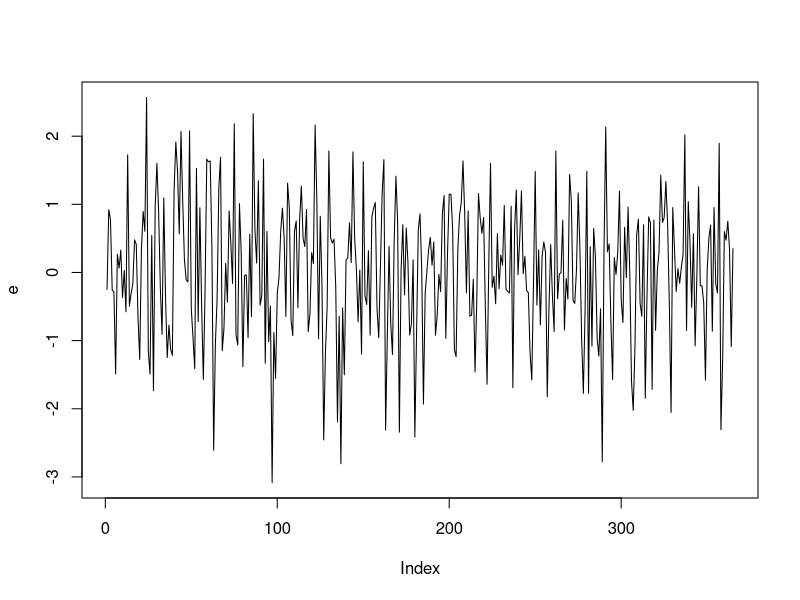
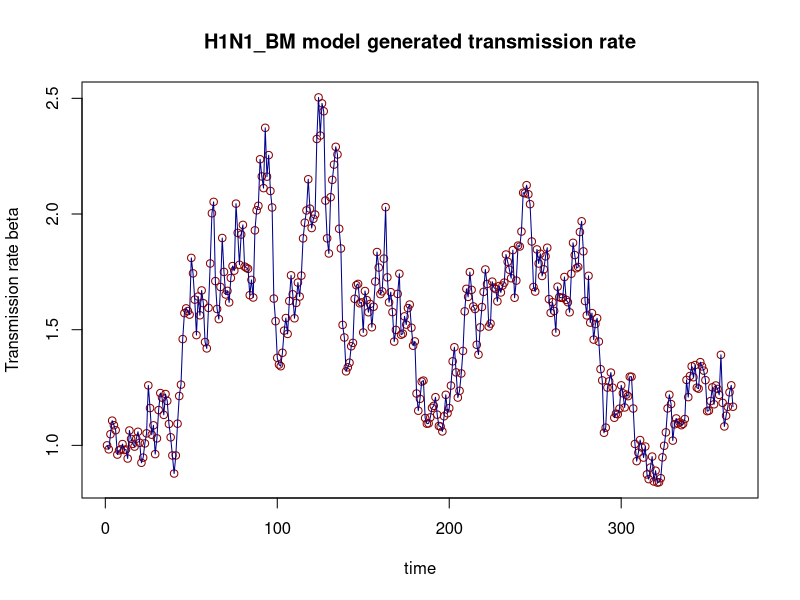
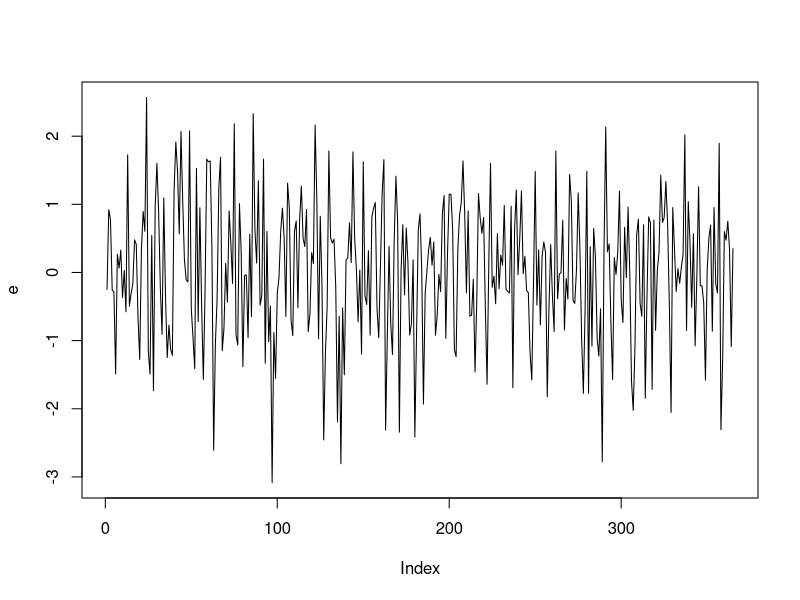
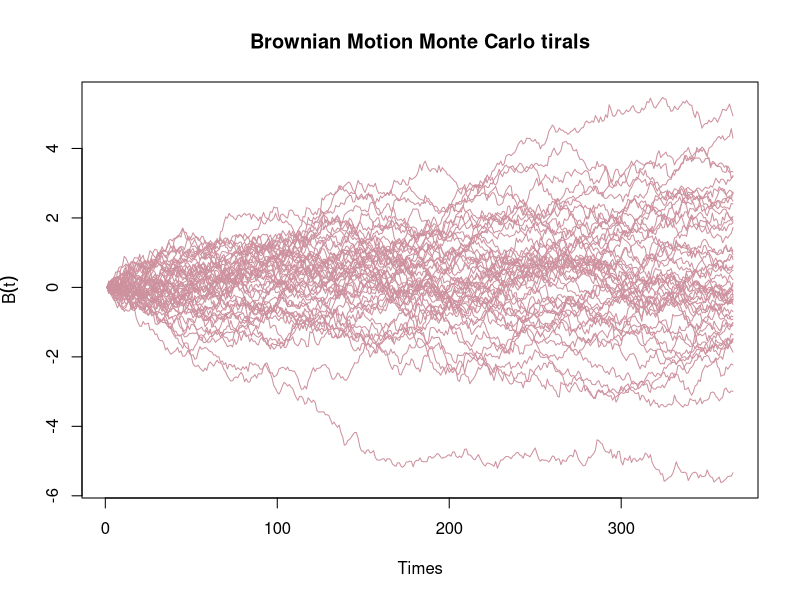
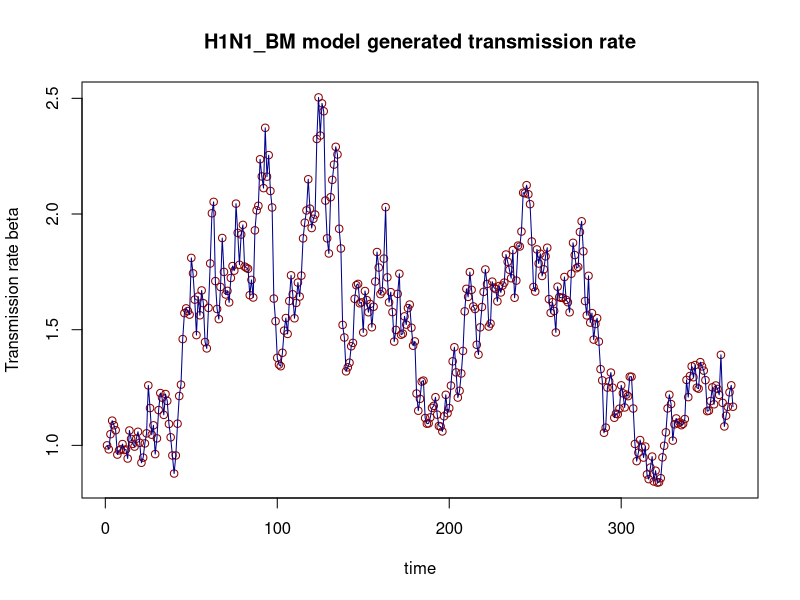
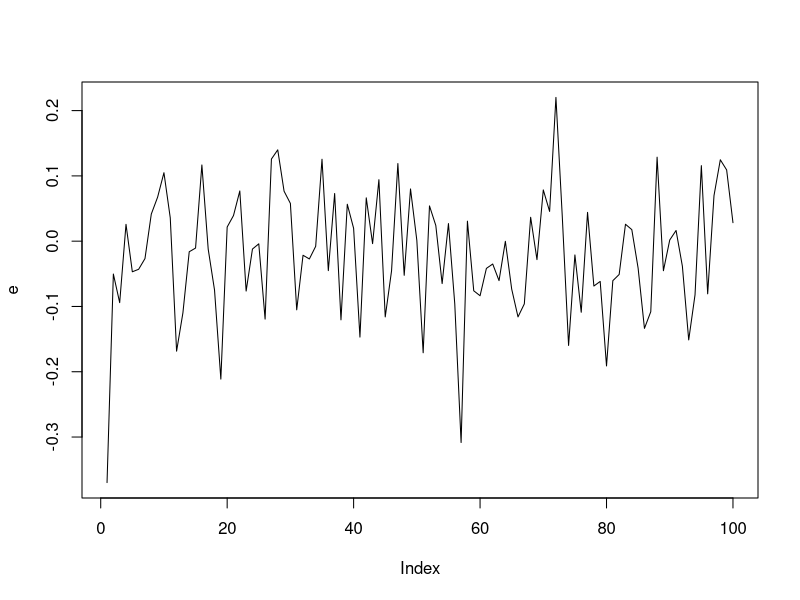
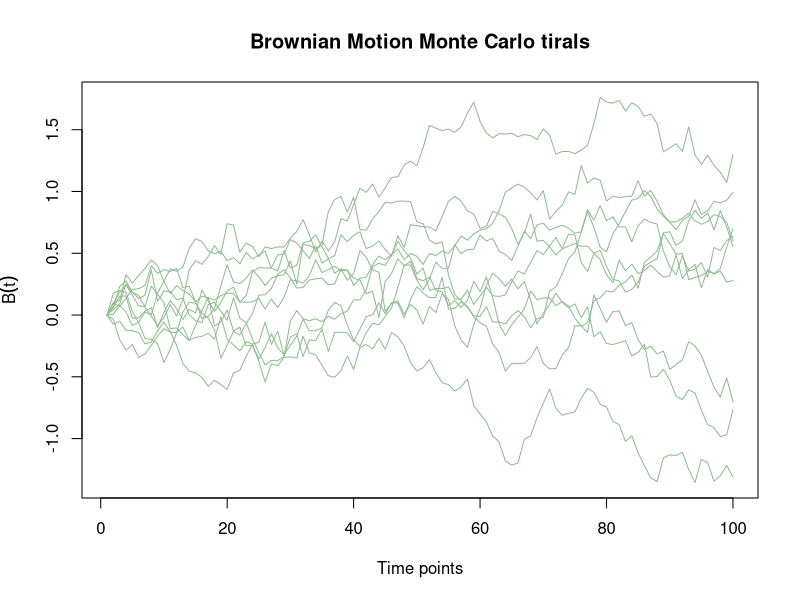
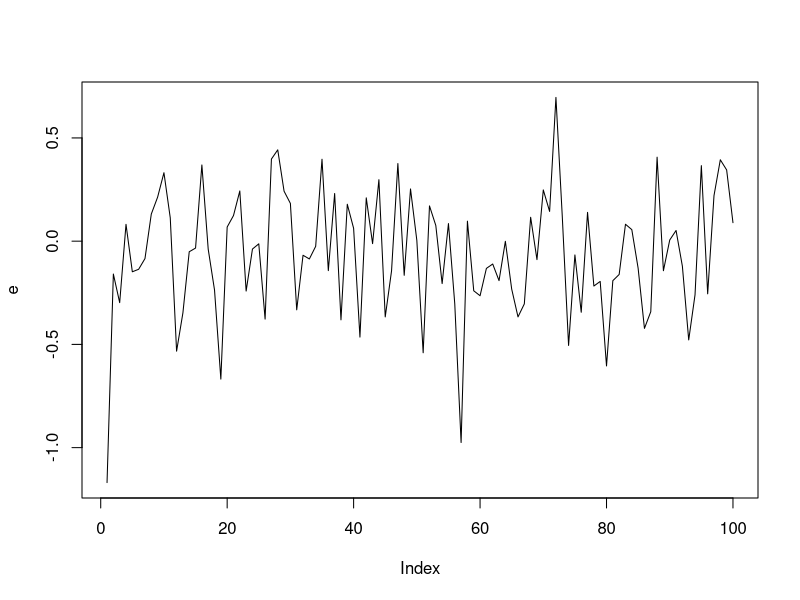

These figures' R source, in order: (Note: this script raises an error after producing the figures.)
## ---- chunk 1
#Use log_normal obs dis-method 1
rm(list=ls())
require(deSolve)
set.seed(5204) 
times <- 1:365
sigma=0.07
## first, simulate a set of random deviates
# e <- rnorm(n = length(times) , sd = 1)
e <- rnorm(n = length(times) ,mean=0, sd = 1)
plot(e,type='l')
ornstein_uhlenbeck <- function(n,x0,lens,e){
  dt <- 1
  x<-vector(length=lens)
  for (i in 1:n) {
    if (i==1){x[i]=x0}
    else{
      x[i]  <-  x[i-1] + e[i-1]}
  }
  
  return(x)
}
tims=365
times = 1:tims
x = ornstein_uhlenbeck(tims, x0=0, tims,e)
# write.csv(e,"simulateh1n1x2.csv")
beta<- exp(sigma*x)
# plot(beta,type='l')
plot(beta,type='p',ylab="Transmission rate beta",xlab="time",col="darkred",main="H1N1_BM model generated transmission rate")
lines(beta,col="darkblue")
# write.csv(beta,"simulateh1n1beta2.csv")
## ---- chunk 2
#Use log_normal obs dis-method 2: correct
rm(list=ls())
require(deSolve)
set.seed(5204)
## first, simulate a set of random deviates
tims=365
times = 1:tims
e <- rnorm(n = length(times) ,mean=0, sd = 1)
plot(e,type='l')
ornstein_uhlenbeck <- function(n,sigma,x0,lens,e){
  dt <- 1
  x<-vector(length=lens)
  for (i in 1:n) {
    if (i==1){x[i]=x0}
    else{
      x[i]  <-  x[i-1] + sigma*e[i-1]}
  }
  
  return(x)
}
# e = rnorm(n = length(times) , sd = 1)
x = ornstein_uhlenbeck(tims, sigma=0.07,x0=0, tims,e)
e<-replicate(n=50, ornstein_uhlenbeck(tims, sigma=0.1,x0=0, tims,rnorm(n = length(times) , sd = 1)))
tim<-replicate(n=50,times)
es = ncol(e)

for (i in 1:es) {
  if (i == 1){
    plot(e[,1], col="pink3", type = "l",
         ylim = c(min(e), max(e)),
         xlab = 'Times', ylab = expression(B(t)),main="Brownian Motion Monte Carlo tirals")
  }
  else{
    lines(e[,i], col="pink3")
  }
}

beta<- exp(x)

plot(beta,type='p',ylab="Transmission rate beta",xlab="time",col="darkred",main="H1N1_BM model generated transmission rate")
lines(beta,col="darkblue")

## ---- chunk 3
#Use log_normal obs dis-method 2: general case-web check 1
rm(list=ls())
set.seed(531)
## first, simulate a set of random deviates: Time=1, n=lens=100 partitions, delta t=1/100
tims=1
times<-seq(0.01,1,1/100)
e <- rnorm(n = 100 ,mean=0, sd = sqrt(1/100))
plot(e,type='l')
ornstein_uhlenbeck <- function(T,n,x0,lens,e){
  dt <- T/n
  x<-vector(length=lens)
  for (i in 1:n) {
    if (i==1){x[i]=x0}
    else{
      x[i]  <-  x[i-1] + e[i-1]}
  }
  
  return(x)
}

# e = rnorm(n = length(times) , sd = 1)
# x = ornstein_uhlenbeck(tims, sigma=0.07,x0=0, tims,e)
e<-replicate(n=10, ornstein_uhlenbeck(T=1,n=100, x0=0, 100,rnorm(n = 100 , sd = sqrt(1/100))))
tim<-replicate(n=10,times)
es = ncol(e)

for (i in 1:es) {
  if (i == 1){
    plot(e[,1], col="darkseagreen", type = "l",
         ylim = c(min(e), max(e)),
         xlab = 'Time points', ylab = expression(B(t)),main="Brownian Motion Monte Carlo tirals")
  }
  else{
    lines(e[,i], col="darkseagreen")
  }
}
## ---- chunk 4
#Use log_normal obs dis-method 2: general case-web check 2
rm(list=ls())
set.seed(531)
## first, simulate a set of random deviates: Time=10, n=lens=100 partitions, delta t=10/100
tims=10
times<-seq(0.1,10,10/100) 

e <- rnorm(n = 100 ,mean=0, sd = sqrt(10/100))
plot(e,type='l')
ornstein_uhlenbeck <- function(T,n,x0,lens,e){
  dt <- T/n
  x<-vector(length=lens)
  for (i in 1:n) {
    if (i==1){x[i]=x0}
    else{
      x[i]  <-  x[i-1] + e[i-1]}
  }
  
  return(x)
}

# e = rnorm(n = length(times) , sd = 1)
# x = ornstein_uhlenbeck(tims, sigma=0.07,x0=0, tims,e)
e<-replicate(n=50, ornstein_uhlenbeck(T=10,n=100, x0=0, 100,rnorm(n = 100 , sd = sqrt(10/100))))
tim<-replicate(n=50,times)
es = ncol(e)

for (i in 1:es) {
  if (i == 1){
    plot(e[,1], col="darkseagreen", type = "l",
         ylim = c(min(e), max(e)),
         xlab = 'Time points', ylab = expression(B(t)),main="Brownian Motion Monte Carlo tirals")
  }
  else{
    lines(e[,i], col="darkseagreen")
  }
}
for (i in 1:es) {
  if (i == 1){
    plot(e[,1]/tim[,1], col="cornflowerblue", type = "l",
         ylim = c(min(e), max(e)),
         xlab = 'Time points', ylab = expression(B(t)/t),main="Brownian Motion long-time behaviour ")
  }
  else{
    lines(e[,i]/tim[,i], col="cornflowerblue")
  }
}
## ---- chunk 5
#Use log_normal obs dis-method 2: general case-web check 3
rm(list=ls())
set.seed(531)
## first, simulate a set of random deviates: Time=500, n=lens=5000 partitions, delta t=500/5000
tims=500
times<-seq(0.1,500,500/5000)

e <- rnorm(n = 5000 ,mean=0, sd = sqrt(500/5000))
plot(e,type='l')
ornstein_uhlenbeck <- function(T,n,x0,lens,e){
  dt <- T/n
  x<-vector(length=lens)
  for (i in 1:n) {
    if (i==1){x[i]=x0}
    else{
      x[i]  <-  x[i-1] + e[i-1]}
  }
  
  return(x)
}

# e = rnorm(n = length(times) , sd = 1)
# x = ornstein_uhlenbeck(tims, sigma=0.07,x0=0, tims,e)
e<-replicate(n=100, ornstein_uhlenbeck(T=500,n=5000, x0=0, lens=5000,e=rnorm(n = 5000 , sd = sqrt(500/5000))))
tim<-replicate(n=100,times)
es = ncol(e)

for (i in 1:es) {
  if (i == 1){
    plot(e[,1], col="darkseagreen", type = "l",
         ylim = c(min(e), max(e)),
         xlab = 'Time points', ylab = expression(B(t)),main="Brownian Motion Monte Carlo tirals")
  }
  else{
    lines(e[,i], col="darkseagreen")
  }
}
for (i in 1:es) {
  if (i == 1){
    plot(e[,1]/tim[,1], col="cornflowerblue", type = "l",
         ylim = c(min(e), max(e)),
         xlab = 'Time points', ylab = expression(B(t)/t),main="Brownian Motion long-time behaviour ")
  }
  else{
    lines(e[,i]/tim[,i], col="cornflowerblue")
  }
}
## ---- chunk 6
#Use log_normal obs dis-method 3: cumsum questionable
set.seed(5204)
rm(list=ls())
require(deSolve)
times <- 1:365
sigma <- 0.07
# first, simulate a set of random deviates
e <- rnorm(n = length(times) , sd = 1)
# # now compute their cumulative sum
# e <- c(0, cumsum(e))
e <- cumsum(e)
plot(e,type='l')
beta<- exp(sigma*e)
plot(beta,type='p',ylab="Transmission rate beta",xlab="time",col="darkred",main="H1N1_BM model generated transmission rate")
lines(beta,col="darkblue")
## ---- chunk 7
#Use log_normal obs dis-method 3: general case-web check 1
rm(list=ls())
# set.seed(531)
## first, simulate a set of random deviates: Time=1, n=lens=100 partitions, delta t=1/100
tims=1
times<-seq(0.01,1,1/100)
e <- rnorm(n = 100 ,mean=0, sd = sqrt(1/100))
plot(e,type='l')

e<-replicate(n=10,cumsum(rnorm(n = 100 , sd = sqrt(1/100))))
tim<-replicate(n=10,times)
es = ncol(e)

for (i in 1:es) {
  if (i == 1){
    plot(e[,1], col="darkseagreen", type = "l",
         ylim = c(min(e), max(e)),
         xlab = 'Time points', ylab = expression(B(t)),main="Brownian Motion Monte Carlo tirals")
  }
  else{
    lines(e[,i], col="darkseagreen")
  }
}
## ---- chunk 8
#Use log_normal obs dis-method 3: general case-web check 2
rm(list=ls())
set.seed(531)
## first, simulate a set of random deviates: Time=10, n=lens=100 partitions, delta t=10/100
tims=10
times<-seq(0.1,10,10/100) 

e <- rnorm(n = 100 ,mean=0, sd = sqrt(10/100))
plot(e,type='l')
e<-replicate(n=50,cumsum(rnorm(n = 100 , sd = sqrt(10/100))))
tim<-replicate(n=50,times)
es = ncol(e)

for (i in 1:es) {
  if (i == 1){
    plot(e[,1], col="darkseagreen", type = "l",
         ylim = c(min(e), max(e)),
         xlab = 'Time points', ylab = expression(B(t)),main="Brownian Motion Monte Carlo tirals")
  }
  else{
    lines(e[,i], col="darkseagreen")
  }
}
for (i in 1:es) {
  if (i == 1){
    plot(e[,1]/tim[,1], col="cornflowerblue", type = "l",
         ylim = c(min(e), max(e)),
         xlab = 'Time points', ylab = expression(B(t)/t),main="Brownian Motion long-time behaviour ")
  }
  else{
    lines(e[,i]/tim[,i], col="cornflowerblue")
  }
}
## ---- chunk 9
#Use log_normal obs dis-method 3: general case-web check 3
rm(list=ls())
# set.seed(531)
## first, simulate a set of random deviates: Time=500, n=lens=5000 partitions, delta t=500/5000
tims=500
times<-seq(0.1,500,500/5000)

e <- rnorm(n = 5000 ,mean=0, sd = sqrt(500/5000))
plot(e,type='l')

e<-replicate(n=5000,cumsum(rnorm(n = 5000 , sd = sqrt(500/5000))))
tim<-replicate(n=5000,times)
es = ncol(e)

for (i in 1:es) {
  if (i == 1){
    plot(e[,1], col="darkseagreen", type = "l",
         ylim = c(min(e), max(e)),
         xlab = 'Time points', ylab = expression(B(t)),main="Brownian Motion Monte Carlo tirals")
  }
  else{
    lines(e[,i], col="darkseagreen")
  }
}
for (i in 1:es) {
  if (i == 1){
    plot(e[,1]/tim[,1], col="cornflowerblue", type = "l",
         ylim = c(min(e), max(e)),
         xlab = 'Time points', ylab = expression(B(t)/t),main="Brownian Motion long-time behaviour ")
  }
  else{
    lines(e[,i]/tim[,i], col="cornflowerblue")
  }
}
## ---- chunk 10
#Use log_normal obs dis-using method 2
rm(list=ls())
require(deSolve)
set.seed(5216) #5204 5205 5207 5209 5210 5213
times <- 1:365
N=52196381
## first, simulate a set of random deviates
e <- rnorm(n = length(times) ,mean=0, sd = 1)
plot(e,type='l')
ornstein_uhlenbeck <- function(n,sigma,x0,lens,e){
  dt <- 1
  x<-vector(length=lens)
  for (i in 1:n) {
    if (i==1){x[i]=x0}
    else{
      x[i]  <-  x[i-1] + sigma*e[i-1]}
  }
  
  return(x)
}
tims=365
times = 1:tims
e = rnorm(n = length(times) , sd = 1)
x = ornstein_uhlenbeck(tims, sigma=0.07,x0=0, tims,e)

beta<- exp(x)

plot(beta,type='p',ylab=TeX(r"(Transmission rate $\beta$)"),xlab="time",col="darkred",main="H1N1_BM model generated transmission rate")
lines(beta,col="darkblue")
write.csv(beta,"h1n1bmdg_beta1.csv")
H1N1 <- function(time, current_state, params){
  
  with(as.list(c(current_state, params)),{
    
    # N <- S+E+I+R
    dt <- 1
    dS <- -beta[t]*S*I/N
    dE <- beta[t]*S*I/N - E/k
    dI <- E/k - I/gamma
    dR <- I/gamma
    
    return(list(c(dt, dS, dE, dI, dR)))
  })
}


# params <- c(k=1.59, gamma=1.08)
params <- c(k=2, gamma=5, beta=beta)       ####parameter tunning step
library('truncnorm')
R0 <- rtruncnorm(1, a=0, b=1, mean = 0.15, sd = 0.15)
E0 <-runif(1,-16, -9)
I0 <-runif(1,-16, -9)
#x <-runif(1, -5,2)
S <- N
R <- R0*S
S <- S - R

E <- exp(E0 + log(S))
S <- S - E
I <- exp(I0 + log(S))
S <- S - I


initial_state<- c(t=1, S=S, E=E, I=I, R=R)
#initial_state <- c(t=1,S=52196380, E=1, I=0, R=0)
model1 <- ode(initial_state, times, H1N1, params)

summary(model1)

matplot(model1, type="l", lty=1, main="Generated H1N1_BM Model Trajectories", xlab="Time",ylab = "Counts")
legend <- colnames(model1)[3:6]
legend("right", legend=legend, col=3:6, lty = 1)

Z1 <-model1[,4]/2 #############

tau1 <- 0.1#runif(1,0,1)
Y1 <-vector(length = 365)
for (i in 1:365){
  Y1[i]<- rlnorm(1,log(Z1[i]/5),tau1)
}
plot(Y1,type='p',ylab="Daily incidence Y",xlab="time",col="darkred",main="H1N1_BM model generated observation")
lines(Y1,col="darkblue")
write.csv(Y1,"h1n1bmdg_y1.csv")
write.csv(model1,"h1n1bmdg_model1.csv")

## ---- chunk 11
#Use log_normal obs dis-using method 3
rm(list=ls())
require(deSolve)
set.seed(5216) #5204 5205 5207 5209 5210 5213
times <- 1:365
N=52196381
## first, simulate a set of random deviates
e <- rnorm(n = length(times) , sd = 1)
plot(e,type='l')
x <- cumsum(e)

sigma = 0.07
beta<- exp(sigma*x)

plot(beta,type='p',ylab=TeX(r"(Transmission rate $\beta$)"),xlab="time",col="darkred",main="H1N1_BM model generated transmission rate")
lines(beta,col="darkblue")
write.csv(beta,"h1n1bmdg_beta2.csv")
H1N1 <- function(time, current_state, params){
  
  with(as.list(c(current_state, params)),{
    
    # N <- S+E+I+R
    dt <- 1
    dS <- -beta[t]*S*I/N
    dE <- beta[t]*S*I/N - E/k
    dI <- E/k - I/gamma
    dR <- I/gamma
    
    return(list(c(dt, dS, dE, dI, dR)))
  })
}


# params <- c(k=1.59, gamma=1.08)
params <- c(k=2, gamma=5, beta=beta)       ####parameter tunning step
library('truncnorm')
R0 <- rtruncnorm(1, a=0, b=1, mean = 0.15, sd = 0.15)
E0 <-runif(1,-16, -9)
I0 <-runif(1,-16, -9)
#x <-runif(1, -5,2)
S <- N
R <- R0*S
S <- S - R

E <- exp(E0 + log(S))
S <- S - E
I <- exp(I0 + log(S))
S <- S - I


initial_state<- c(t=1, S=S, E=E, I=I, R=R)
#initial_state <- c(t=1,S=52196380, E=1, I=0, R=0)
model1 <- ode(initial_state, times, H1N1, params)

summary(model1)

matplot(model1, type="l", lty=1, main="Generated H1N1_BM Model Trajectories", xlab="Time",ylab = "Counts")
legend <- colnames(model1)[3:6]
legend("right", legend=legend, col=3:6, lty = 1)

Z1 <-model1[,4]/2

tau1 <- 0.1#runif(1,0,1)
Y1 <-vector(length = 365)
for (i in 1:365){
  #Y1[i]<- rlnorm(1,log(Z1[i,]/5),tau1)
  Y1[i]<- rlnorm(1,log(Z1[i]/5),tau1)
}
plot(Y1,type='p',ylab="Daily incidence Y",xlab="time",col="darkred",main="H1N1_BM model generated observation")
lines(Y1,col="darkblue")
write.csv(Y1,"h1n1bmdg_y2.csv")
write.csv(model1,"h1n1bmdg_model2.csv")

## ---- chunk 12
#Use Poisson obs dis
rm(list=ls())
require(deSolve)
set.seed(5216) #5204 5205 5207 5209 5210 5213
times <- 1:365
N=52196381
## first, simulate a set of random deviates
e <- rnorm(n = length(times) ,mean=0, sd = 1)
plot(e,type='l')
ornstein_uhlenbeck <- function(n,sigma,x0,lens,e){
  dt <- 1
  x<-vector(length=lens)
  for (i in 1:n) {
    if (i==1){x[i]=x0}
    else{
      x[i]  <-  x[i-1] + sigma*e[i-1]}
  }
  
  return(x)
}
tims=365
times = 1:tims
e = rnorm(n = length(times) , sd = 1)
x = ornstein_uhlenbeck(tims, sigma=0.07,x0=0, tims,e)

beta<- exp(x)

plot(beta,type='p',ylab=TeX(r"(Transmission rate $\beta$)"),xlab="time",col="darkred",main="H1N1_BM model generated transmission rate")
lines(beta,col="darkblue")
write.csv(beta,"h1n1bmdg_beta3.csv")
H1N1 <- function(time, current_state, params){
  
  with(as.list(c(current_state, params)),{
    
    N <- S+E+I+R
    dt <- 1
    dS <- -beta[t]*S*I/N
    dE <- beta[t]*S*I/N - E/k
    dI <- E/k - I/gamma
    dR <- I/gamma
    
    return(list(c(dt, dS, dE, dI, dR)))
  })
}


# params <- c(k=1.59, gamma=1.08)
params <- c(k=2, gamma=5,beta=beta)       ####parameter tunning step
library('truncnorm')
R0 <- rtruncnorm(1, a=0, b=1, mean = 0.15, sd = 0.15)
E0 <-runif(1,-16, -9)
I0 <-runif(1,-16, -9)
#x <-runif(1, -5,2)
S <- N
R <- R0*S
S <- S - R

E <- exp(E0 + log(S))
S <- S - E
I <- exp(I0 + log(S))
S <- S - I


initial_state<- c(t=1, S=S, E=E, I=I, R=R)
#initial_state <- c(t=1,S=52196380, E=1, I=0, R=0)
model1 <- ode(initial_state, times, H1N1, params)

summary(model1)

matplot(model1, type="l", lty=1, main="Generated H1N1_BM Model Trajectories", xlab="Time",ylab = "Counts")
legend <- colnames(model1)[3:6]
legend("right", legend=legend, col=3:6, lty = 1)

Z1 <-model1[,4]/2

tau1 <- 0.1#runif(1,0,1)
Y1 <-vector(length = 365)
for (i in 1:365){
  #Y1[i]<- rlnorm(1,log(Z1[i,]/5),tau1)
  Y1[i]<- rpois(1,Z1[i]/5)
}
plot(Y1,type='p',ylab="Daily incidence Y",xlab="time",col="darkred",main="H1N1_BM model generated observation")
lines(Y1,col="darkblue")
write.csv(Y1,"h1n1bmdg_y3.csv")
write.csv(model1,"h1n1bmdg_model3.csv")
## ---- chunk 13
#Use Poisson obs dis-using method 3
rm(list=ls())
require(deSolve)
set.seed(5216) #5204 5205 5207 5209 5210 5213
times <- 1:365
N=52196381
## first, simulate a set of random deviates
e <- rnorm(n = length(times) , sd = 1)
plot(e,type='l')
x <- cumsum(e)

sigma = 0.07
beta<- exp(sigma*x)

plot(beta,type='p',ylab=TeX(r"(Transmission rate $\beta$)"),xlab="time",col="darkred",main="H1N1_BM model generated transmission rate")
lines(beta,col="darkblue")
write.csv(beta,"h1n1bmdg_beta4.csv")
H1N1 <- function(time, current_state, params){
  
  with(as.list(c(current_state, params)),{
    
    # N <- S+E+I+R
    dt <- 1
    dS <- -beta[t]*S*I/N
    dE <- beta[t]*S*I/N - E/k
    dI <- E/k - I/gamma
    dR <- I/gamma
    
    return(list(c(dt, dS, dE, dI, dR)))
  })
}


# params <- c(k=1.59, gamma=1.08)
params <- c(k=2, gamma=5, beta=beta)       ####parameter tunning step
library('truncnorm')
R0 <- rtruncnorm(1, a=0, b=1, mean = 0.15, sd = 0.15)
E0 <-runif(1,-16, -9)
I0 <-runif(1,-16, -9)
#x <-runif(1, -5,2)
S <- N
R <- R0*S
S <- S - R

E <- exp(E0 + log(S))
S <- S - E
I <- exp(I0 + log(S))
S <- S - I


initial_state<- c(t=1, S=S, E=E, I=I, R=R)
#initial_state <- c(t=1,S=52196380, E=1, I=0, R=0)
model1 <- ode(initial_state, times, H1N1, params)

summary(model1)

matplot(model1, type="l", lty=1, main="Generated H1N1_BM Model Trajectories", xlab="Time",ylab = "Counts")
legend <- colnames(model1)[3:6]
legend("right", legend=legend, col=3:6, lty = 1)

Z1 <-model1[,4]/2

Y1 <-vector(length = 365)
for (i in 1:365){
  #Y1[i]<- rlnorm(1,log(Z1[i,]/5),tau1)
  Y1[i]<- rpois(1,Z1[i]/5)
}
plot(Y1,type='p',ylab="Daily incidence Y",xlab="time",col="darkred",main="H1N1_BM model generated observation")
lines(Y1,col="darkblue")
write.csv(Y1,"h1n1bmdg_y4.csv")
write.csv(model1,"h1n1bmdg_model4.csv")

## ---- chunk 14
#Use Binomial obs dis
rm(list=ls())
require(deSolve)
set.seed(5216) #5204 5205 5207 5209 5210 5213
times <- 1:365
N=52196381
## first, simulate a set of random deviates
# e <- rnorm(n = length(times) , sd = 1)
e <- rnorm(n = length(times) ,mean=0, sd = 1)
plot(e,type='l')
ornstein_uhlenbeck <- function(n,sigma,x0,lens,e){
  dt <- 1
  x<-vector(length=lens)
  for (i in 1:n) {
    if (i==1){x[i]=x0}
    else{
      x[i]  <-  x[i-1] + sigma*e[i-1]}
  }
  
  return(x)
}
tims=365
times = 1:tims
e = rnorm(n = length(times) , sd = 1)
x = ornstein_uhlenbeck(tims, sigma=0.07,x0=0, tims,e)

beta<- exp(x)

plot(beta,type='p',ylab=TeX(r"(Transmission rate $\beta$)"),xlab="time",col="darkred",main="H1N1_BM model generated transmission rate")
lines(beta,col="darkblue")

H1N1 <- function(time, current_state, params){
  
  with(as.list(c(current_state, params)),{
    
    N <- S+E+I+R
    dt <- 1
    dS <- -beta[t]*S*I/N
    dE <- beta[t]*S*I/N - E/k
    dI <- E/k - I/gamma
    dR <- I/gamma
    
    return(list(c(dt, dS, dE, dI, dR)))
  })
}


# params <- c(k=1.59, gamma=1.08)
params <- c(k=2, gamma=5)       ####parameter tunning step
library('truncnorm')
R0 <- rtruncnorm(1, a=0, b=1, mean = 0.15, sd = 0.15)
E0 <-runif(1,-16, -9)
I0 <-runif(1,-16, -9)
#x <-runif(1, -5,2)
S <- N
R <- R0*S
S <- S - R

E <- exp(E0 + log(S))
S <- S - E
I <- exp(I0 + log(S))
S <- S - I


initial_state<- c(t=1, S=S, E=E, I=I, R=R)
#initial_state <- c(t=1,S=52196380, E=1, I=0, R=0)
model1 <- ode(initial_state, times, H1N1, params)

summary(model1)

matplot(model1, type="l", lty=1, main="Generated H1N1_BM Model Trajectories", xlab="Time",ylab = "Counts")
legend <- colnames(model1)[3:6]
legend("right", legend=legend, col=3:6, lty = 1)

Z1 <-model1[,4]/2

tau1 <- 0.1#runif(1,0,1)
Y1 <-vector(length = 365)
for (i in 1:365){
  #Y1[i]<- rlnorm(1,log(Z1[i,]/5),tau1)
  Y1[i]<- rbinom(1,Z1[i],1/5)
}
plot(Y1,type='p',ylab="Daily incidence Y",xlab="time",col="darkred",main="H1N1_BM model generated observation")
lines(Y1,col="darkblue")
